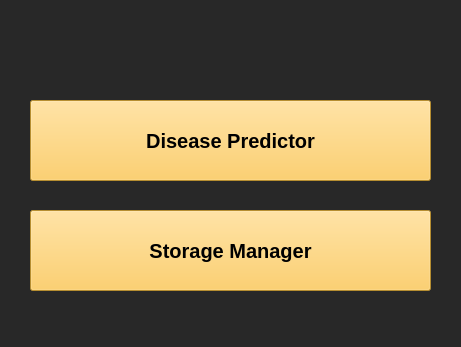
<?xml version="1.0" encoding="UTF-8"?>
<ui version="4.0">
 <class>Form</class>
 <widget class="QWidget" name="Form">
  <property name="geometry">
   <rect>
    <x>0</x>
    <y>0</y>
    <width>461</width>
    <height>347</height>
   </rect>
  </property>
  <property name="windowTitle">
   <string>Form</string>
  </property>
  <property name="styleSheet">
   <string notr="true">
background-color: rgb(40, 40, 40);
color : white;</string>
  </property>
  <widget class="QPushButton" name="pushButton">
   <property name="geometry">
    <rect>
     <x>30</x>
     <y>100</y>
     <width>401</width>
     <height>81</height>
    </rect>
   </property>
   <property name="font">
    <font>
     <pointsize>15</pointsize>
     <weight>75</weight>
     <bold>true</bold>
    </font>
   </property>
   <property name="styleSheet">
    <string notr="true">background-color: rgb(255, 199, 69);
selection-background-color: rgb(193, 52, 28);
color : black;
</string>
   </property>
   <property name="text">
    <string>Disease Predictor</string>
   </property>
  </widget>
  <widget class="QPushButton" name="pushButton_2">
   <property name="geometry">
    <rect>
     <x>30</x>
     <y>210</y>
     <width>401</width>
     <height>81</height>
    </rect>
   </property>
   <property name="font">
    <font>
     <pointsize>15</pointsize>
     <weight>75</weight>
     <bold>true</bold>
    </font>
   </property>
   <property name="styleSheet">
    <string notr="true">background-color: rgb(255, 199, 69);
selection-background-color: rgb(193, 52, 28);
color : black;
</string>
   </property>
   <property name="text">
    <string>Storage Manager</string>
   </property>
  </widget>
 </widget>
 <resources/>
 <connections/>
</ui>
